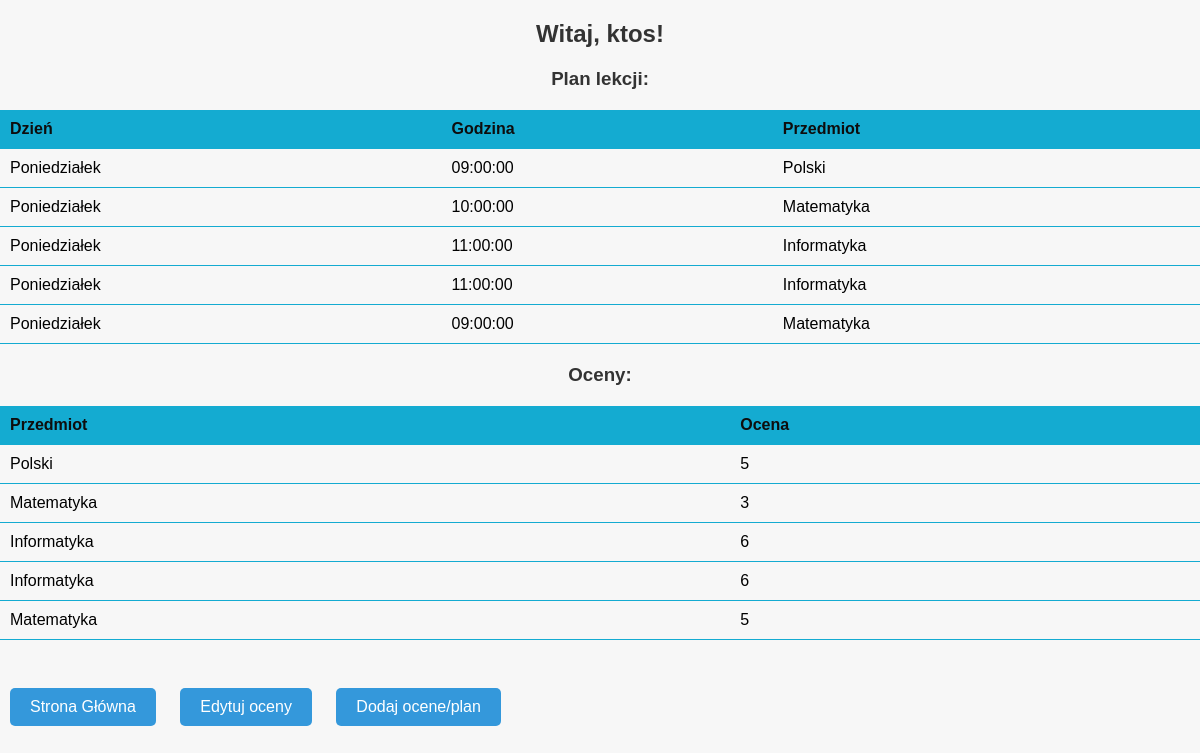
The app's page /dashboard.php (signed in) with its own data.
### tables this page shows
CREATE TABLE `timetable` (
  `lesson_id` int(11) NOT NULL,
  `day` varchar(20) NOT NULL,
  `time` time NOT NULL,
  `subject` varchar(50) NOT NULL,
  `user_id` int(11) DEFAULT NULL
);

CREATE TABLE `grades` (
  `grade_id` int(11) NOT NULL,
  `subject` varchar(50) NOT NULL,
  `grade` float NOT NULL,
  `user_id` int(11) DEFAULT NULL
);

### dashboard.php (the view, shortened to what this page needs)
<?php
require_once('db_config.php');
$username = $_SESSION['username'];
$sql_timetable = "SELECT * FROM timetable WHERE user_id = (SELECT user_id FROM users WHERE username = '$username')";
$result_timetable = $conn->query($sql_timetable);
$sql_grades = "SELECT * FROM grades WHERE user_id = (SELECT user_id FROM users WHERE username = '$username')";
$result_grades = $conn->query($sql_grades);
?>
<!DOCTYPE html>
<html lang="pl">
<head>
    <link rel="stylesheet" href="style.css">
</head>
<body>
    <h2>Witaj, <?php echo $username; ?>!</h2>
    <h3>Plan lekcji:</h3>
    <table>
        <tr>
            <th>Dzień</th>
            <th>Godzina</th>
            <th>Przedmiot</th>
        </tr>
        <?php
        if ($result_timetable->num_rows > 0) {
            while($row = $result_timetable->fetch_assoc()) {
                echo "<tr><td>" . $row["day"] . "</td><td>" . $row["time"] . "</td><td>" . $row["subject"] . "</td></tr>";
            }
        } else {
            echo "<tr><td colspan='3'>Brak danych</td></tr>";
        }
        ?>
    </table>
    <h3>Oceny:</h3>
    <table>
        <tr>
            <th>Przedmiot</th>
            <th>Ocena</th>
        </tr>
        <?php
        if ($result_grades->num_rows > 0) {
            while($row = $result_grades->fetch_assoc()) {
                echo "<tr><td>" . $row["subject"] . "</td><td>" . $row["grade"] . "</td></tr>";
            }
        } else {
            echo "<tr><td colspan='2'>Brak danych</td></tr>";
        }
        ?>
    </table>
    <br>
    <a href="index.html">Strona Główna</a>
    <a href="grades.php" class="btn"> Edytuj oceny</a>
    <a href="dodawanie.php"class=btn>Dodaj ocene/plan</a>
</body>
</html>

### style.css (style rules this page uses)
body { font-family: Arial, sans-serif; background-color: #f7f7f7; margin: 0; padding: 0; }
h2, h3 { text-align: center; margin-bottom: 20px; color: #333; }
table { width: 100%; border-collapse: collapse; margin-bottom: 20px; }
table th, table td { padding: 10px; text-align: left; border-bottom: 1px solid rgb(20, 171, 209); }
table th { background-color: rgb(20, 171, 209); color: #0e0d0d; }
a { display: inline-block; padding: 10px 20px; margin: 10px; background-color: #3498db; color: #fff; text-decoration: none; border-radius: 5px; transition: background-color 0.3s ease; }

### records on screen
timetable: day "Poniedziałek", time "09:00:00", subject "Polski"
timetable: day "Poniedziałek", time "10:00:00", subject "Matematyka"
timetable: day "Poniedziałek", time "11:00:00", subject "Informatyka"
timetable: day "Poniedziałek", time "11:00:00", subject "Informatyka"
timetable: day "Poniedziałek", time "09:00:00", subject "Matematyka"
grades: subject "Polski", grade "5"
grades: subject "Matematyka", grade "3"
grades: subject "Informatyka", grade "6"
grades: subject "Informatyka", grade "6"
grades: subject "Matematyka", grade "5"

### other values on screen
$username "ktos"
